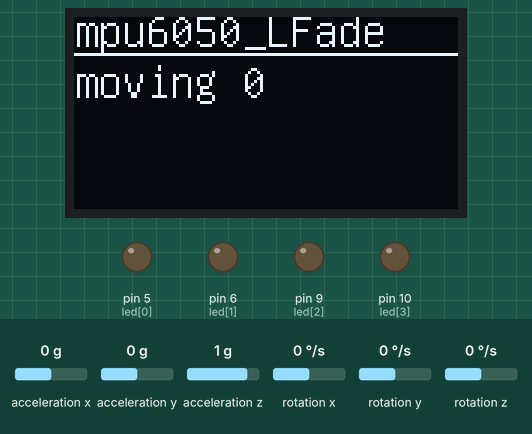
Recording of a sketch running on a simulated Arduino Uno, built with avr-gcc and run on an emulated ATmega328P. Parts: 128×64 one-colour display, output pins drawn as LEDs (lit = HIGH). Wiring (inferred from the names in the program): MPU-6050 motion sensor at I2C address 0x68. The test bench sets the inputs (shaded band); at power-on: rotation x 0 °/s, acceleration x 0 g, acceleration y 0 g, acceleration z 1 g, rotation y 0 °/s, rotation z 0 °/s.

Above: at 1.2 s.
1.3 s: rotation x set to -34 °/s
2.8 s: rotation x set to -42 °/s
At 4.42 s:
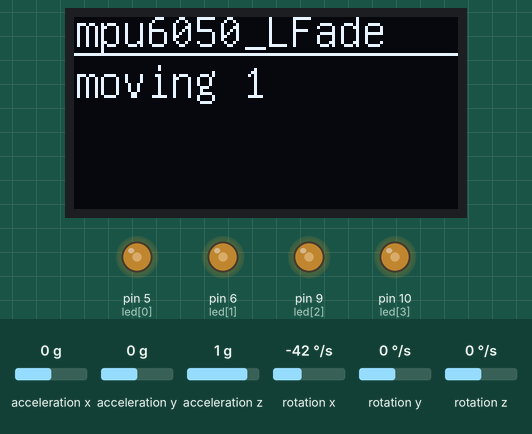
At 5.39 s:
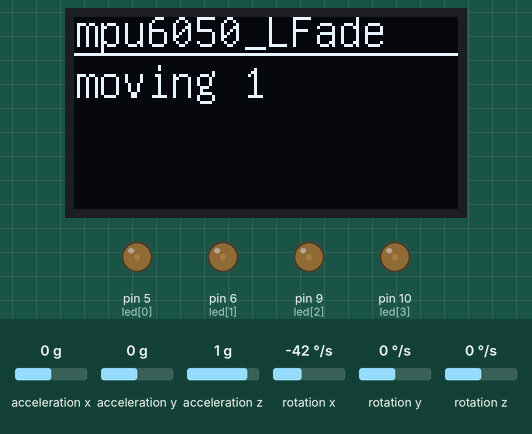
Timing chart, 0 to 11.7 s (numbered marks = the images above; inputs shaded):
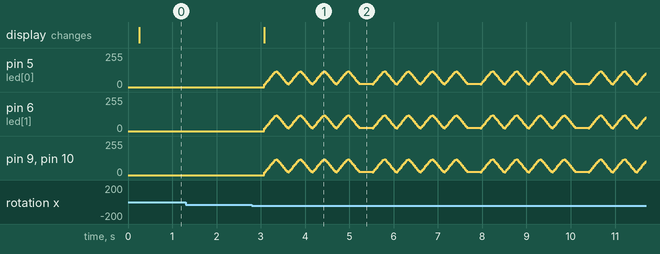

The sketch:

mpu6050_lights_fade.ino
```cpp
// (c) Michael Schoeffler 2017, http://www.mschoeffler.de
#include "Wire.h"            // This library allows you to communicate with I2C devices.
#include "U8glib.h"

// Display
U8GLIB_SSD1306_128X64 u8g(U8G_I2C_OPT_NO_ACK); // Display which does not send AC

// IMU
const int MPU = 0x68;   // I2C address of the MPU-6050. If AD0 pin is set to HIGH,
                             // the I2C address will be 0x69.

// variables for accelerometer & gyro raw data, and temperature
int16_t ax, ay, az, gx, gy, gz, tmp;

/* LEDs array . For proper fading effect you should attach your LEDs
 *  to PWM digital output PWM output pins are (3,5,6,9,10) in Pro
 *  Micro board. The array should be terminated with 0 value
*/
int led[] = {5,6,9,10, 0};
int led_array_lenth;
bool moving = false;

/* LEDs lighting effect functions */
// get lenth of leds array
void get_led_array_lenth() {
  led_array_lenth = 0;
  for (int i = 0; led[i]; i++)
    led_array_lenth++;
}

// To fade in/out all LEDs at once .
void fade_all() {
  int delay_time = 30; // milliseconds
  int min_fade = 20;
  int max_fade = 120;
  int step_fade = 12;

  for (int i = 0; i < led_array_lenth; i++) {
    for (int val = min_fade ; val <= max_fade; val += step_fade) {
      // sets the fade value for all LEDs (range from 0 to 255):
      for (int x = 0; x < led_array_lenth; x++)
        analogWrite(led[x], val);
      // wait for 30 milliseconds to see the dimming effect
      delay(delay_time);
    }

    // fade out from max to min in increments of 5 points:
    for (int val = max_fade ; val >= min_fade; val -= step_fade) {
      // sets the fade value for all LEDs (range from 0 to 255):
      for (int x = 0; x < led_array_lenth; x++)
        analogWrite(led[x], val);
      // wait for 30 milliseconds to see the fading in effect
      delay(delay_time);
    }
  }
}

void turnoff_all() {
  for (int x = 0; x < led_array_lenth; x++)
    analogWrite(led[x], LOW);
}

void readData() {
  Wire.beginTransmission(MPU);
  Wire.write(0x3B);             // starting with register 0x3B (ACCEL_XOUT_H) [MPU-6000 and MPU-6050 Register Map and Descriptions Revision 4.2, p.40]
  Wire.endTransmission(false);  // the parameter indicates that the Arduino will send a restart. As a result, the connection is kept active.
  Wire.requestFrom(MPU, 7*2, true);  // request a total of 7*2=14 registers

  // "Wire.read()<<8 | Wire.read();" means two registers are read and stored in the same variable
  ax  = Wire.read() << 8 | Wire.read(); // reading: 0x3B (ACCEL_XOUT_H) and 0x3C (ACCEL_XOUT_L)
  ay  = Wire.read() << 8 | Wire.read(); // reading: 0x3D (ACCEL_YOUT_H) and 0x3E (ACCEL_YOUT_L)
  az  = Wire.read() << 8 | Wire.read(); // reading: 0x3F (ACCEL_ZOUT_H) and 0x40 (ACCEL_ZOUT_L)
  tmp = Wire.read() << 8 | Wire.read(); // reading: 0x41 (TEMP_OUT_H) and 0x42 (TEMP_OUT_L)
  gx  = Wire.read() << 8 | Wire.read(); // reading: 0x43 (GYRO_XOUT_H) and 0x44 (GYRO_XOUT_L)
  gy  = Wire.read() << 8 | Wire.read(); // reading: 0x45 (GYRO_YOUT_H) and 0x46 (GYRO_YOUT_L)
  gz  = Wire.read() << 8 | Wire.read(); // reading: 0x47 (GYRO_ZOUT_H) and 0x48 (GYRO_ZOUT_L)
}

char tmp_str[7];                        // temporary variable used in convert function
char* convert_int16_to_str(int16_t i) { // converts int16 to string. Moreover, resulting strings will have the same length in the debug monitor.
  sprintf(tmp_str, "%6d", i);
  return tmp_str;
}

void printData() {
  Serial.print("aX = "); Serial.print(convert_int16_to_str(ax));
  Serial.print(" | aY = "); Serial.print(convert_int16_to_str(ay));
  Serial.print(" | aZ = "); Serial.print(convert_int16_to_str(az));
  // the following equation was taken from the documentation [MPU-6000/MPU-6050 Register Map and Description, p.30]
  Serial.print(" | tmp = "); Serial.print(tmp / 340.00 + 36.53);
  Serial.print(" | gX = "); Serial.print(convert_int16_to_str(gx));
  Serial.print(" | gY = "); Serial.print(convert_int16_to_str(gy));
  Serial.print(" | gZ = "); Serial.print(convert_int16_to_str(gz));
  Serial.println();
}

void checkMovement(){
  int r = 5000;
  if((gx > r || gx < -r) || (gy > r || gy < -r) || (gz > r || gz < -r)){
    moving = true;
  }
  else {
    moving = false;
  }

  u8g.firstPage();
  do {
    u8g.setFont(u8g_font_unifont);
    u8g.setPrintPos(0,10);
    u8g.print("mpu6050_LFade");
    u8g.drawHLine(0,12,128);
    u8g.setPrintPos(0, 27);
    /*
    u8g.print("angle X ");
    u8g.print(Angle[0]);
    u8g.setPrintPos(0, 40);
    u8g.print("angle Y ");
    u8g.print(Angle[1]);
    u8g.setPrintPos(0, 53);
    */
    u8g.print("moving ");
    u8g.print(moving);
  } while( u8g.nextPage() );

  if(moving){
    fade_all();
  } else {
    turnoff_all();
  }
}

void setup() {
  get_led_array_lenth();

  turnoff_all();

  Wire.begin();
  Wire.beginTransmission(MPU); // Begins a transmission to the I2C slave (GY-521 board)
  Wire.write(0x6B);            // PWR_MGMT_1 register
  Wire.write(0);               // set to zero (wakes up the MPU-6050)
  Wire.endTransmission(true);
  Serial.begin(9600);
}

void loop() {
  readData();
  //printData();

  checkMovement();

  // delay
  delay(33);
}
```

Measured:
- the behaviour switches between -38 and -39 °/s on rotation x (found by bisection; images 0 and 1)
- after the input at 1.3 s, every drawn part: stays the same
- after the input at 2.8 s, pin 5 (led[0]), pin 6 (led[1]), pin 9 (led[2]), pin 10 (led[3]): 0/255 → 20/255 after 0.28 s, then moves between 20/255 and 120/255, repeating every 2.4 s; the display: changes after 0.28 s (image 1)
